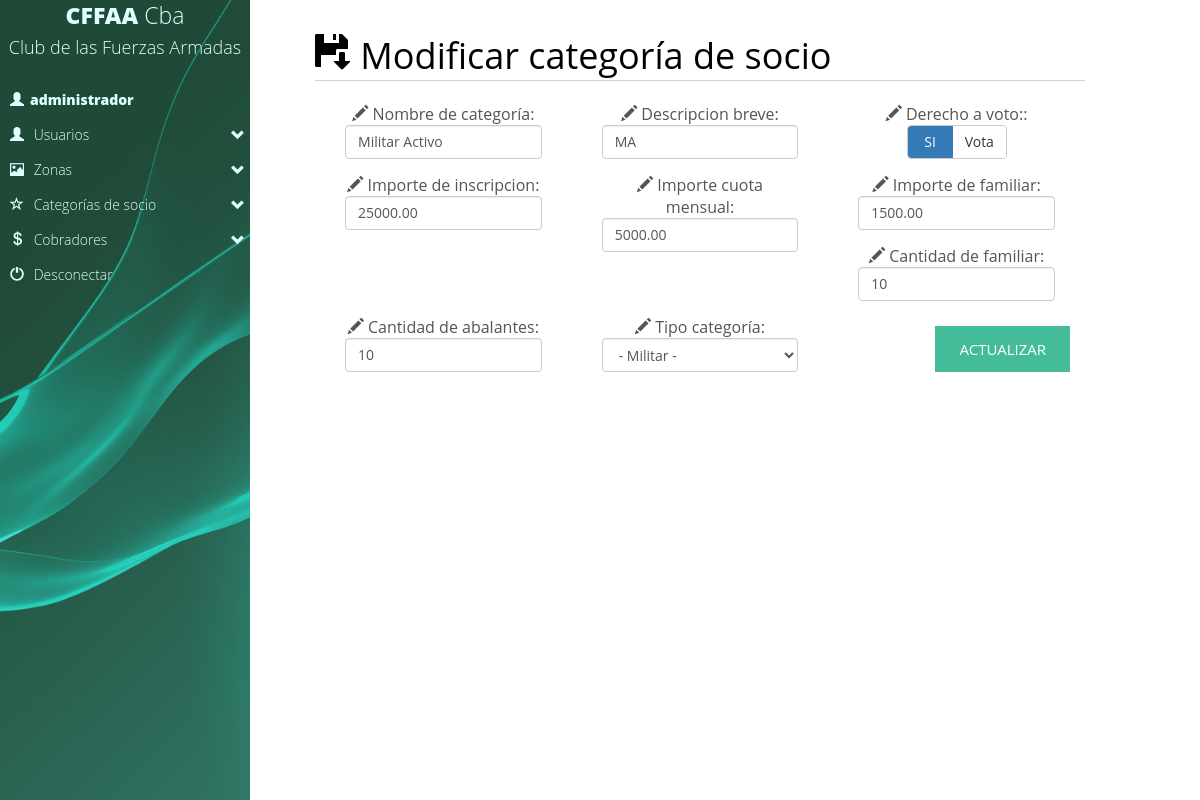
/modificarcategorias.php?accion=modifica&idc=1&close=dor (signed in), run on the app's committed database.
### tables this page shows
CREATE TABLE `categorias` (
  `id` int(10) UNSIGNED NOT NULL,
  `descripcion` varchar(255) NOT NULL,
  `descripcionbreve` varchar(255) NOT NULL,
  `derechovoto` enum('Si','No') NOT NULL DEFAULT 'Si',
  `importeinscripcion` decimal(11,2) NOT NULL,
  `importecuota` decimal(11,2) NOT NULL,
  `importefamiliar` decimal(11,2) NOT NULL,
  `cantidadfamiliar` int(11) NOT NULL,
  `cantidadavalante` int(11) NOT NULL,
  `tipo` enum('Militar','Civil','Pensionista') NOT NULL DEFAULT 'Militar',
  `estado` enum('Activo','Inactivo') NOT NULL DEFAULT 'Activo',
  `fechaalta` date DEFAULT NULL,
  `idaltausuario` varchar(255) DEFAULT NULL,
  `fechaupdate` date DEFAULT NULL,
  `idmodificausuario` varchar(255) DEFAULT NULL
);

### modificarcategorias.php (the view, shortened to what this page needs)
<?php
	$idc= $_REQUEST['idc'];
	$accion = $_REQUEST['accion'];
	if ($accion =="modifica")
			{
				$resp = mysql_query("select * from categorias where id = $idc");
				while($datos = mysql_fetch_array($resp)) {
					$vcategoria = $datos['descripcion'];
					$vbreve = $datos['descripcionbreve'];
					$vimpinsc = $datos['importeinscripcion'];
					$vcuotamensual = $datos['importecuota'];
					$vimpfamili = $datos['importefamiliar'];
					$vcantfamiliar = $datos['cantidadfamiliar'];
					$vcantabalante = $datos['cantidadavalante'];
					$vtipocategoria = $datos['tipo'];
				}
			}
?>
<!DOCTYPE html>
<html lang="en">
<head>
	<link href="css/botones.css" rel="stylesheet">
	<link rel="stylesheet" href="css/bootstrap.min.css" />
	<link href="css/menulateral.css" rel="stylesheet">
	<link href="css/animate.css" rel="stylesheet">
	<link href="css/noticiasstyle.css" rel="stylesheet">
	<link href="css/bootstrap-switch.css" rel="stylesheet">
	<link href="css/chosen.min.css" rel="stylesheet">
</head>
<body>
<div id="container">
	<div style="position:fixed;width:100%; z-index: 10000;">
		<?php include_once "menu.php" ?>
	</div>
	<div class="row" style="max-width:100%; margin-left:0px; margin-right:0px;">
		<div class="col-md-8 col-lg-8 col-xs-12 col-sm-12">
			<div class="main1">
				 <div class="content">
					<h2><span class="glyphicon glyphicon-floppy-save"></span>&nbsp;Modificar categoría de socio</h2>
					<br>
					<form id="frmcarga" name="frmcarga" method="post" action="modificarcategorias_post.php">
							<div class="col-lg-4 col-md-6 form-group text-center">
							<label for="title" class="col-sm-12 control-label"><span class="glyphicon glyphicon-pencil"></span>&nbsp;Nombre de categoría:</label>
							<div class="col-sm-12">
							  <input type="text" name="nombrecat" class="form-control" id="nombrecat" placeholder="Introduce un nombre de categoria" value="<?php echo $vcategoria;?>">
							</div>
							</div>
							<div class="col-lg-4 col-md-6 form-group text-center">
							<label for="title" class="col-sm-12 control-label"><span class="glyphicon glyphicon-pencil"></span>&nbsp;Descripcion breve:</label>
							<div class="col-sm-12">
							  <input type="text" name="descbreve" class="form-control" id="descbreve" placeholder="Introduce una descripcion breve" value="<?php echo $vbreve;?>">
							</div>
							</div>
							<div class="col-lg-4 col-md-6 form-group text-center">
							<div class="col-sm-12">
							<label for="title" class="col-sm-12 control-label"><span class="glyphicon glyphicon-pencil"></span>&nbsp;Derecho a voto::</label>
							</div>
							</div>
							<div class="col-lg-4 col-md-6 form-group text-center">
							<label for="title" class="col-sm-12 control-label"><span class="glyphicon glyphicon-pencil"></span>&nbsp;Importe de inscripcion:</label>
							<div class="col-sm-12">
							  <input type="text" name="impinsc" class="form-control" id="impinsc" onkeydown="return validarNumeros(event)" placeholder="Introduce un importe de inscripcion" value="<?php echo $vimpinsc;?>">
							</div>
							</div>
							<div class="col-lg-4 col-md-6 form-group text-center">
							<label for="title" class="col-sm-12 control-label"><span class="glyphicon glyphicon-pencil"></span>&nbsp;Importe cuota mensual:</label>
							<div class="col-sm-12">
							  <input type="text" name="impmensual" class="form-control" id="impmensual" onkeydown="return validarNumeros(event)" placeholder="Introduce un importe mensual" value="<?php echo $vcuotamensual;?>">
							</div>
							</div>
							<div class="col-lg-4 col-md-6 form-group text-center">
							<label for="title" class="col-sm-12 control-label"><span class="glyphicon glyphicon-pencil"></span>&nbsp;Importe de familiar:</label>
							<div class="col-sm-12">
							  <input type="text" name="impfam" class="form-control" id="impfam" onkeydown="return validarNumeros(event)" placeholder="Introduce un imporete familiar" value="<?php echo $vimpfamili;?>">
							</div>
							</div>
							<div class="col-lg-4 col-md-6 form-group text-center">
							<label for="title" class="col-sm-12 control-label"><span class="glyphicon glyphicon-pencil"></span>&nbsp;Cantidad de familiar:</label>
							<div class="col-sm-12">
							  <input type="text" name="cantflia" class="form-control" id="cantflia" onkeydown="return validarNumeros(event)" placeholder="Introduce la cantidad de familiares" value="<?php echo $vcantfamiliar;?>">
							</div>
							</div>
							<div class="col-lg-4 col-md-6 form-group text-center">
							<label for="title" class="col-sm-12 control-label"><span class="glyphicon glyphicon-pencil"></span>&nbsp;Cantidad de abalantes:</label>
							<div class="col-sm-12">
							  <input type="text" name="cantabalante" class="form-control" id="cantabalante" onkeydown="return validarNumeros(event)" placeholder="Introduce la cantidad de abalantes" value="<?php echo $vcantabalante;?>">
							</div>
							</div>
							<div class="col-lg-4 col-md-6 form-group text-center">
								<label for="title" class="col-sm-12 control-label"><span class="glyphicon glyphicon-pencil"></span>&nbsp;Tipo categoría:</label>
								<div class="col-sm-12">
									<select class="form-control" name="tipocat" id="tipocat" value="<?php echo $vtipocategoria;?>">
										<option value="<?php echo $vtipocategoria;?>"> - <?php echo $vtipocategoria;?> - </option>
									</select>
								</div>
							</div>
							<div style="padding-left:15px;padding-right:15px">
							<input style="margin-top: 10px; text-align:center" id="cargar" name="cargar" type="button" class="pull-right botoncss" value="Actualizar" >
							</div>
						</div>
			</div>
			<br><br>
		</div>
	</div>
	<br><br>
</div>
<div class="col-md-1 col-lg-1 col-xs-12 col-sm-12">
</div>
</body>
</html>

### css/botones.css (style rules this page uses)
.botoncss { color: #ffffff; background: #44BB99; display: inline-block; font-family: 'Open Sans', sans-serif; font-size: 15px; line-height: 1.5em; padding: 12px 24px; text-transform: uppercase; border: none; outline: none; -webkit-transition: all 0.3s ease-out; -moz-transition: all 0.3s ease-out; -ms-transition: all 0.3s ease-out; -o-transition: all 0.3s ease-out; transition: all 0.3s ease-out; }

### css/menulateral.css (style rules this page uses)
body { margin: 0px; padding: 0px; }

### css/noticiasstyle.css (style rules this page uses)
html,body,div,span,applet,object,iframe,h1,h2,h3,h4,h5,h6,p,blockquote,pre,a,abbr,acronym,address,big,cite,code,del,dfn,em,img,ins,kbd,q,s,samp,small,strike,strong,sub,sup,tt,var,b,u,i,dl,dt,dd,ol,nav ul,nav li,fieldset,form,label,legend,table,caption,tbody,tfoot,thead,tr,th,td,article,aside,canvas,details,embed,figure,figcaption,footer,header,hgroup,menu,nav,output,ruby,section,summary,time,mark,audio,video { margin:0;padding:0;border:0;font-size:100%;font:inherit;vertical-align:baseline; }
body { font-family:'open sans', sans-serif; font-size: 100%; background: #ffffff; color:#555555; }
.content h2 { font-size: 36px; color: #000; border-bottom: 1px solid rgb(209, 209, 209); }
.main1 { margin: 4% 0 0; }

### data on the page
categorias: nombrecat "Militar Activo", descbreve "MA", impinsc "25000.00", impmensual "5000.00", impfam "1500.00", cantflia "10", cantabalante "10", tipocat "- Militar -"

### other printed values
$_SESSION['usuario'] "administrador"
